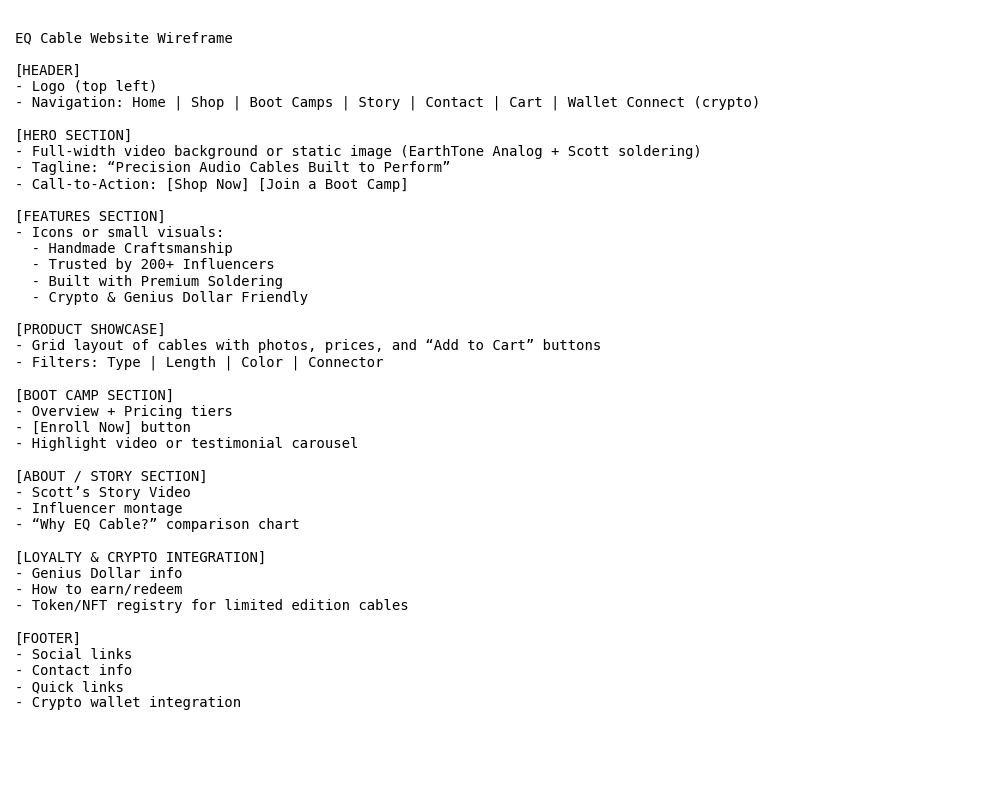

This chart was generated by the following Python code:
import matplotlib.pyplot as plt

# Set up figure
fig, ax = plt.subplots(figsize=(10, 8))
ax.axis('off')

# Wireframe structure as text
wireframe_text = """
EQ Cable Website Wireframe

[HEADER]
- Logo (top left)
- Navigation: Home | Shop | Boot Camps | Story | Contact | Cart | Wallet Connect (crypto)

[HERO SECTION]
- Full-width video background or static image (EarthTone Analog + Scott soldering)
- Tagline: “Precision Audio Cables Built to Perform”
- Call-to-Action: [Shop Now] [Join a Boot Camp]

[FEATURES SECTION]
- Icons or small visuals:
  - Handmade Craftsmanship
  - Trusted by 200+ Influencers
  - Built with Premium Soldering
  - Crypto & Genius Dollar Friendly

[PRODUCT SHOWCASE]
- Grid layout of cables with photos, prices, and “Add to Cart” buttons
- Filters: Type | Length | Color | Connector

[BOOT CAMP SECTION]
- Overview + Pricing tiers
- [Enroll Now] button
- Highlight video or testimonial carousel

[ABOUT / STORY SECTION]
- Scott’s Story Video
- Influencer montage
- “Why EQ Cable?” comparison chart

[LOYALTY & CRYPTO INTEGRATION]
- Genius Dollar info
- How to earn/redeem
- Token/NFT registry for limited edition cables

[FOOTER]
- Social links
- Contact info
- Quick links
- Crypto wallet integration
"""

# Add text to the plot
plt.text(0, 1, wireframe_text, fontsize=10, va='top', fontfamily='monospace')

# Layout adjustment
plt.tight_layout()

# Save the image
plt.savefig("eq_cable_wireframe.png")

# Optional: Display while debugging
# plt.show()


